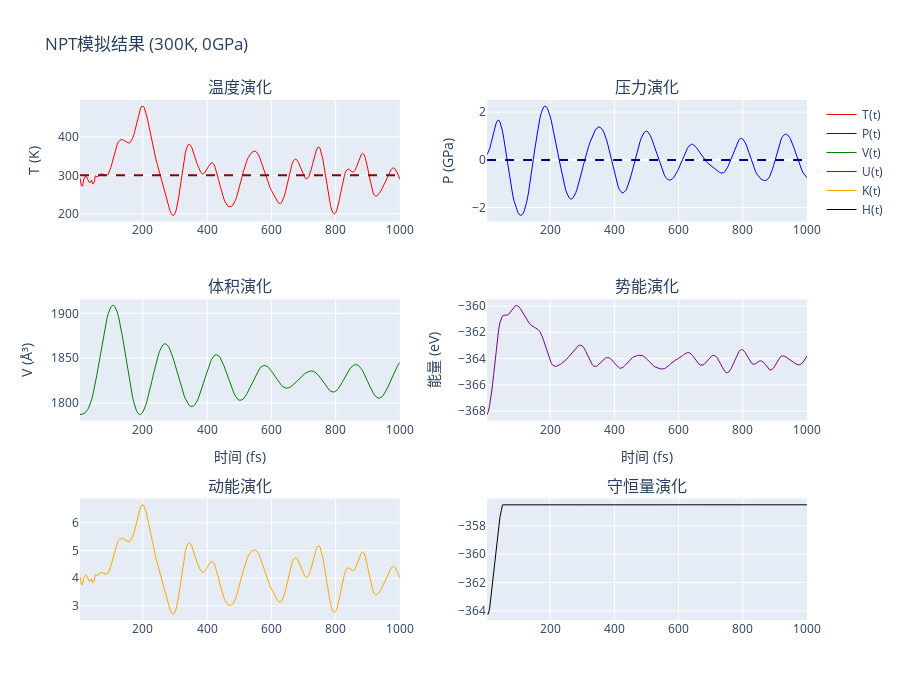

Source (notebook cell):
### Code cell
# 创建综合可视化
fig = make_subplots(
    rows=3,
    cols=2,
    subplot_titles=(
        "温度演化",
        "压力演化",
        "体积演化",
        "势能演化",
        "动能演化",
        "守恒量演化",
    ),
    vertical_spacing=0.15,
    horizontal_spacing=0.12,
)

# 温度
fig.add_trace(
    go.Scatter(
        x=trajectory["time"],
        y=trajectory["temperature"],
        mode="lines",
        name="T(t)",
        line=dict(color="red", width=1),
    ),
    row=1,
    col=1,
)
fig.add_hline(y=300, line_dash="dash", line_color="darkred", row=1, col=1)

# 压力
fig.add_trace(
    go.Scatter(
        x=trajectory["time"],
        y=trajectory["pressure"],
        mode="lines",
        name="P(t)",
        line=dict(color="blue", width=1),
    ),
    row=1,
    col=2,
)
fig.add_hline(y=0, line_dash="dash", line_color="darkblue", row=1, col=2)

# 体积
fig.add_trace(
    go.Scatter(
        x=trajectory["time"],
        y=trajectory["volume"],
        mode="lines",
        name="V(t)",
        line=dict(color="green", width=1),
    ),
    row=2,
    col=1,
)

# 势能
fig.add_trace(
    go.Scatter(
        x=trajectory["time"],
        y=trajectory["potential"],
        mode="lines",
        name="U(t)",
        line=dict(color="purple", width=1),
    ),
    row=2,
    col=2,
)

# 动能
fig.add_trace(
    go.Scatter(
        x=trajectory["time"],
        y=trajectory["kinetic"],
        mode="lines",
        name="K(t)",
        line=dict(color="orange", width=1),
    ),
    row=3,
    col=1,
)

# 守恒量
fig.add_trace(
    go.Scatter(
        x=trajectory["time"],
        y=trajectory["conserved"],
        mode="lines",
        name="H(t)",
        line=dict(color="black", width=1),
    ),
    row=3,
    col=2,
)

# 更新坐标轴标签
fig.update_xaxes(title_text="时间 (fs)", row=2, col=1)
fig.update_xaxes(title_text="时间 (fs)", row=2, col=2)
fig.update_yaxes(title_text="T (K)", row=1, col=1)
fig.update_yaxes(title_text="P (GPa)", row=1, col=2)
fig.update_yaxes(title_text="V (Å³)", row=2, col=1)
fig.update_yaxes(title_text="能量 (eV)", row=2, col=2)

fig.update_layout(title="NPT模拟结果 (300K, 0GPa)", height=700, showlegend=True)

pshow(fig)

### Figure 1 — Plotly figure (JSON) as saved in the notebook; plotly's stock layout.template omitted (floating-point values rounded to 4 significant figures; data arrays with more than 128 entries replaced by an {"elided": "..."} marker saying what was removed)
{"data": [{"line": {"color": "red", "width": 1}, "mode": "lines", "name": "T(t)", "type": "scatter", "x": {"elided": "250 float values"}, "xaxis": "x", "y": {"elided": "250 float values"}, "yaxis": "y"}, {"line": {"color": "blue", "width": 1}, "mode": "lines", "name": "P(t)", "type": "scatter", "x": {"elided": "250 float values"}, "xaxis": "x2", "y": {"elided": "250 float values"}, "yaxis": "y2"}, {"line": {"color": "green", "width": 1}, "mode": "lines", "name": "V(t)", "type": "scatter", "x": {"elided": "250 float values"}, "xaxis": "x3", "y": {"elided": "250 float values"}, "yaxis": "y3"}, {"line": {"color": "purple", "width": 1}, "mode": "lines", "name": "U(t)", "type": "scatter", "x": {"elided": "250 float values"}, "xaxis": "x4", "y": {"elided": "250 float values"}, "yaxis": "y4"}, {"line": {"color": "orange", "width": 1}, "mode": "lines", "name": "K(t)", "type": "scatter", "x": {"elided": "250 float values"}, "xaxis": "x5", "y": {"elided": "250 float values"}, "yaxis": "y5"}, {"line": {"color": "black", "width": 1}, "mode": "lines", "name": "H(t)", "type": "scatter", "x": {"elided": "250 float values"}, "xaxis": "x6", "y": {"elided": "250 float values"}, "yaxis": "y6"}], "layout": {"annotations": [{"font": {"size": 16}, "showarrow": false, "text": "温度演化", "x": 0.22, "xanchor": "center", "xref": "paper", "y": 1.0, "yanchor": "bottom", "yref": "paper"}, {"font": {"size": 16}, "showarrow": false, "text": "压力演化", "x": 0.78, "xanchor": "center", "xref": "paper", "y": 1.0, "yanchor": "bottom", "yref": "paper"}, {"font": {"size": 16}, "showarrow": false, "text": "体积演化", "x": 0.22, "xanchor": "center", "xref": "paper", "y": 0.6167, "yanchor": "bottom", "yref": "paper"}, {"font": {"size": 16}, "showarrow": false, "text": "势能演化", "x": 0.78, "xanchor": "center", "xref": "paper", "y": 0.6167, "yanchor": "bottom", "yref": "paper"}, {"font": {"size": 16}, "showarrow": false, "text": "动能演化", "x": 0.22, "xanchor": "center", "xref": "paper", "y": 0.2333, "yanchor": "bottom", "yref": "paper"}, {"font": {"size": 16}, "showarrow": false, "text": "守恒量演化", "x": 0.78, "xanchor": "center", "xref": "paper", "y": 0.2333, "yanchor": "bottom", "yref": "paper"}], "height": 700, "shapes": [{"line": {"color": "darkred", "dash": "dash"}, "type": "line", "x0": 0, "x1": 1, "xref": "x domain", "y0": 300, "y1": 300, "yref": "y"}, {"line": {"color": "darkblue", "dash": "dash"}, "type": "line", "x0": 0, "x1": 1, "xref": "x2 domain", "y0": 0, "y1": 0, "yref": "y2"}], "showlegend": true, "title": {"text": "NPT模拟结果 (300K, 0GPa)"}, "xaxis": {"anchor": "y", "domain": [0, 0.44]}, "xaxis2": {"anchor": "y2", "domain": [0.56, 1]}, "xaxis3": {"anchor": "y3", "domain": [0, 0.44], "title": {"text": "时间 (fs)"}}, "xaxis4": {"anchor": "y4", "domain": [0.56, 1], "title": {"text": "时间 (fs)"}}, "xaxis5": {"anchor": "y5", "domain": [0, 0.44]}, "xaxis6": {"anchor": "y6", "domain": [0.56, 1]}, "yaxis": {"anchor": "x", "domain": [0.7667, 1.0], "title": {"text": "T (K)"}}, "yaxis2": {"anchor": "x2", "domain": [0.7667, 1.0], "title": {"text": "P (GPa)"}}, "yaxis3": {"anchor": "x3", "domain": [0.3833, 0.6167], "title": {"text": "V (Å³)"}}, "yaxis4": {"anchor": "x4", "domain": [0.3833, 0.6167], "title": {"text": "能量 (eV)"}}, "yaxis5": {"anchor": "x5", "domain": [0, 0.2333]}, "yaxis6": {"anchor": "x6", "domain": [0, 0.2333]}}}
